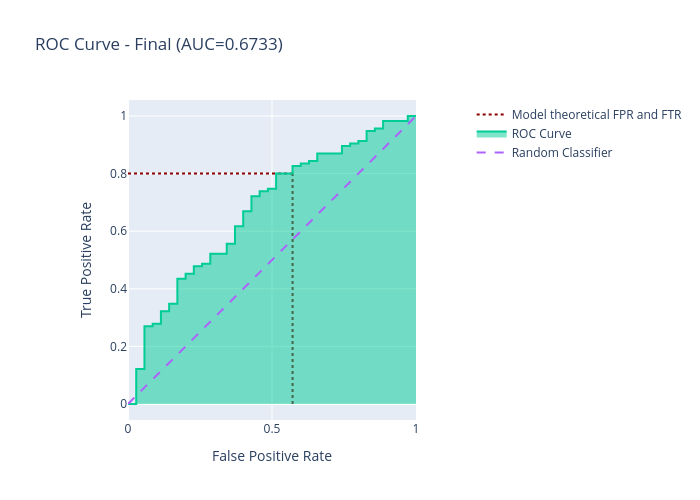

Notebook code cell kept with this figure:
### Code cell
# ---------- Phase 1: Hyperparameter tuning ----------
best_params = hyperparameter_tuning(X_train, y_train)

# ---------- Phase 2: Final training ----------
final_training(X_train, y_train, X_eval, y_eval, best_params)

### Figure 1 — Plotly figure (JSON) as saved in the notebook; plotly's stock layout.template omitted (floating-point values rounded to 4 significant figures)
{"data": [{"line": {"color": "darkred", "dash": "dot"}, "mode": "lines", "name": "Model theoretical FPR and FTR", "showlegend": true, "type": "scatter", "x": [0.5714, 0.5714], "y": [0, 0.8]}, {"line": {"color": "darkred", "dash": "dot"}, "mode": "lines", "name": "Model theoretical TPR", "showlegend": false, "type": "scatter", "x": [0, 0.5714], "y": [0.8, 0.8]}, {"fill": "tozeroy", "mode": "lines", "name": "ROC Curve", "type": "scatter", "x": [0.0, 0.02857, 0.02857, 0.05714, 0.05714, 0.08571, 0.08571, 0.1143, 0.1143, 0.1429, 0.1429, 0.1714, 0.1714, 0.2, 0.2, 0.2286, 0.2286, 0.2571, 0.2571, 0.2857, 0.2857, 0.3429, 0.3429, 0.3714, 0.3714, 0.4, 0.4, 0.4286, 0.4286, 0.4571, 0.4571, 0.4857, 0.4857, 0.5143, 0.5143, 0.5714, 0.5714, 0.6, 0.6, 0.6286, 0.6286, 0.6571, 0.6571, 0.7429, 0.7429, 0.7714, 0.7714, 0.8, 0.8, 0.8286, 0.8286, 0.8571, 0.8571, 0.8857, 0.8857, 0.9714, 0.9714, 1.0], "y": [0.0, 0.0, 0.1217, 0.1217, 0.2696, 0.2696, 0.2783, 0.2783, 0.3217, 0.3217, 0.3478, 0.3478, 0.4348, 0.4348, 0.4522, 0.4522, 0.4783, 0.4783, 0.487, 0.487, 0.5217, 0.5217, 0.5565, 0.5565, 0.6174, 0.6174, 0.6696, 0.6696, 0.7217, 0.7217, 0.7391, 0.7391, 0.7478, 0.7478, 0.8, 0.8, 0.8261, 0.8261, 0.8348, 0.8348, 0.8435, 0.8435, 0.8696, 0.8696, 0.8957, 0.8957, 0.9043, 0.9043, 0.913, 0.913, 0.9478, 0.9478, 0.9565, 0.9565, 0.9826, 0.9826, 1.0, 1.0]}, {"line": {"dash": "dash"}, "mode": "lines", "name": "Random Classifier", "type": "scatter", "x": [0, 1], "y": [0, 1]}], "layout": {"height": 500, "title": {"text": "ROC Curve - Final (AUC=0.6733)"}, "width": 700, "xaxis": {"constrain": "domain", "title": {"text": "False Positive Rate"}}, "yaxis": {"scaleanchor": "x", "scaleratio": 1, "title": {"text": "True Positive Rate"}}}}
